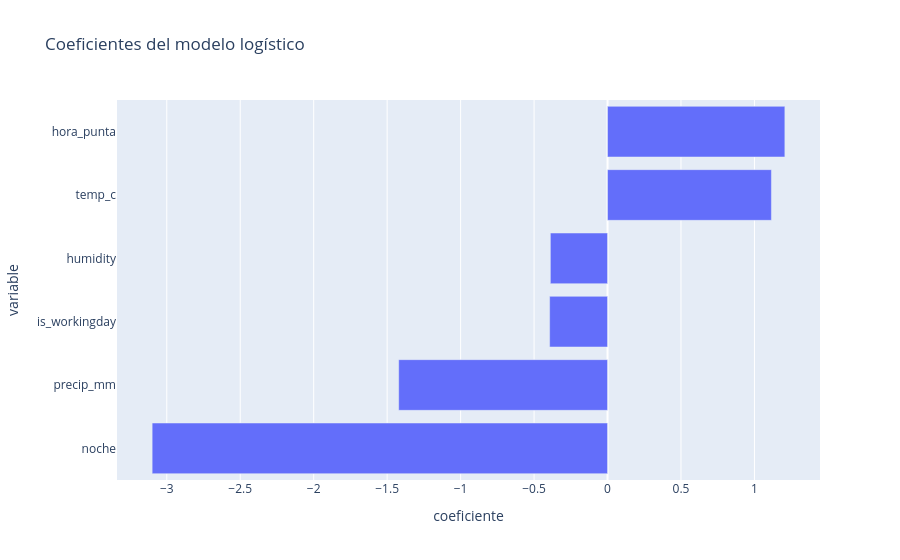

Source (notebook cell):
### Markdown cell above
d) (0.75 pts) Interpreta qué factores parecen asociarse más a la alta demanda (coeficientes del modelo logístico y/o importancia si usas un árbol; o argumentación basada en tus gráficos del ejercicio 2).

### Code cell
coeficientes = pd.DataFrame({"variable": variables_clf, "coeficiente": modelo_log.coef_[0]})
coeficientes = coeficientes.sort_values("coeficiente")
print(coeficientes)

fig = px.bar(coeficientes, x="coeficiente", y="variable", orientation="h",
             title="Coeficientes del modelo logístico")
fig.show()

### Figure 1 — Plotly figure (JSON) as saved in the notebook; plotly's stock layout.template omitted (floating-point values rounded to 4 significant figures)
{"data": [{"hovertemplate": "coeficiente=%{x}<br>variable=%{y}<extra></extra>", "legendgroup": "", "marker": {"color": "#636efa", "pattern": {"shape": ""}}, "name": "", "orientation": "h", "showlegend": false, "textposition": "auto", "type": "bar", "x": [-3.1, -1.421, -0.394, -0.3891, 1.115, 1.207], "xaxis": "x", "y": ["noche", "precip_mm", "is_workingday", "humidity", "temp_c", "hora_punta"], "yaxis": "y"}], "layout": {"barmode": "relative", "legend": {"tracegroupgap": 0}, "title": {"text": "Coeficientes del modelo logístico"}, "xaxis": {"anchor": "y", "domain": [0, 1], "title": {"text": "coeficiente"}}, "yaxis": {"anchor": "x", "domain": [0, 1], "title": {"text": "variable"}}}}
